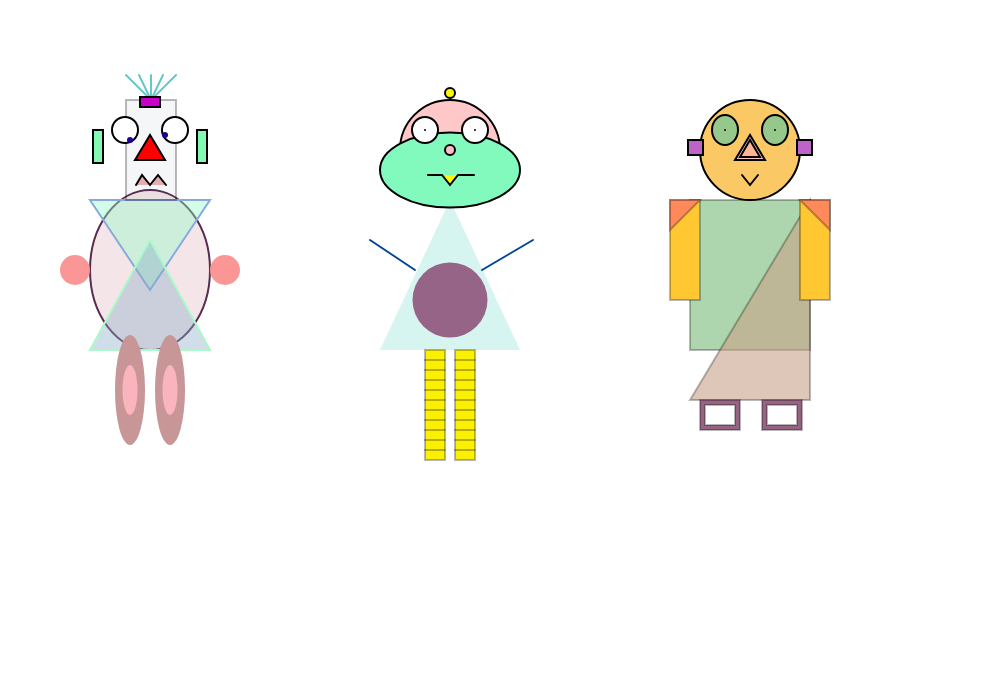
Frame 1 (no input)
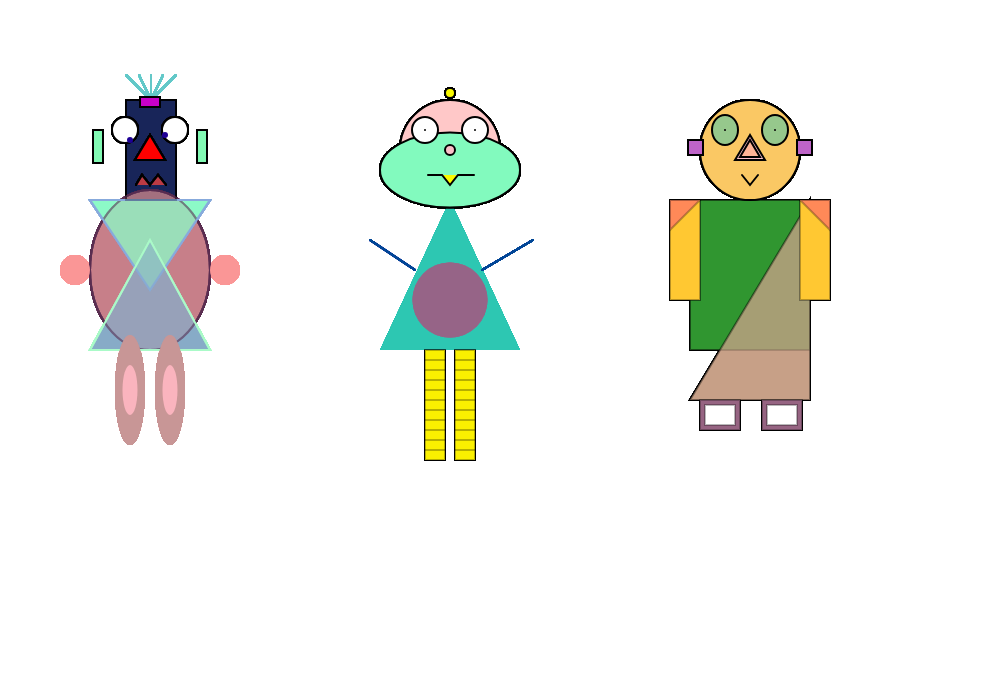
Frame 60 (no input)
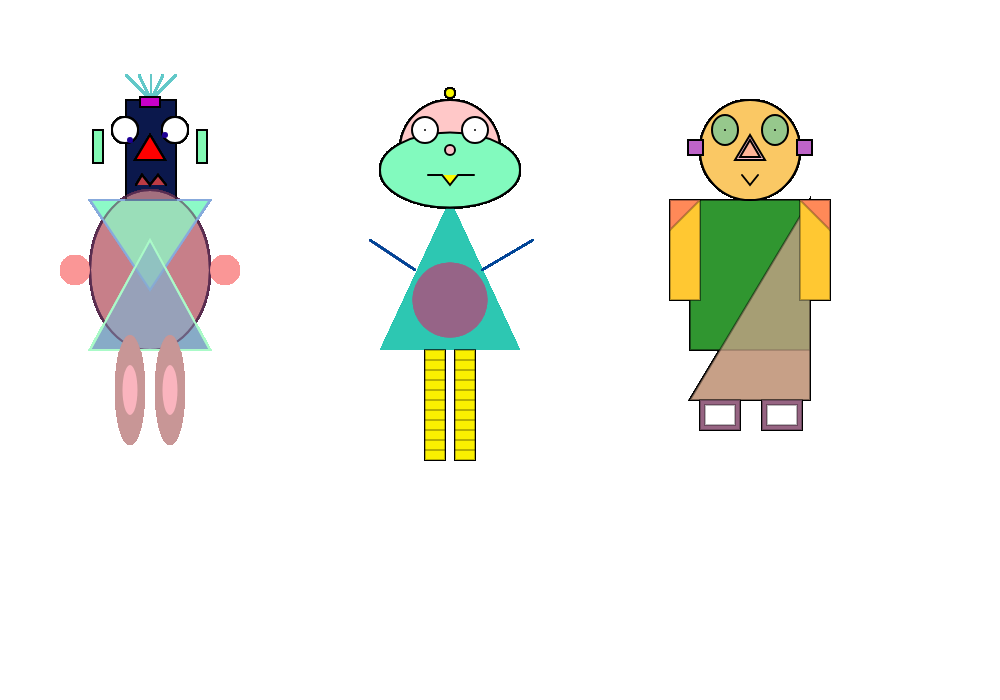
Frame 120 (the mouse pressed at the canvas centre since frame 60)

The p5.js sketch that drew these frames (run headless with seeded random() and noise() and a simulated clock; from frame 60 on, the mouse is pressed at the canvas centre):

// p5.js sketch
// ── sketch.js
function setup()
{
	//create a canvas for the robot
	createCanvas(1000, 700);
}

function draw()
{
	strokeWeight(2);

	//robot body 1 - delete this code and make your own robot body
	fill(200,130,140,50);
    stroke(90,45,80);
	ellipse(150, 270, 120, 160);
    fill(140,250,200,100);
    stroke(135,170,220);
    triangle(90,200,210,200,150,290);
    fill(135,170,200,100);
    stroke(170,250,200);
    triangle(90,350,210,350,150,240);
    noStroke();
    fill(250,150,150);
	ellipse(75, 270, 30, 30);
	ellipse(225, 270, 30, 30);
    noStroke();
    fill(200,150,150);
	ellipse(130, 390, 30, 110);
	ellipse(170, 390, 30, 110);
    fill(250,180,190);
	ellipse(130, 390, 15, 50);
	ellipse(170, 390, 15, 50);

	//robot body 2 - delete this code and make your own robot body
    fill(50,200,180,50);
	triangle(380, 350, 520, 350, 450, 200);
    fill(150,100,135);
    ellipse(450,300,75,75);
	stroke(0,70,150);
    line(415, 270, 370, 240);
	line(482, 270, 533, 240);
    fill(250,240,0);
    stroke(0,70);
	rect(425, 350, 20, 110);
	rect(455, 350, 20, 110);
    line(455,370,475,370);
    line(455,380,475,380);
    line(455,390,475,390);
    line(455,400,475,400);
    line(455,410,475,410);
    line(455,420,475,420);
    line(455,430,475,430);
    line(455,440,475,440);
    line(455,360,475,360);
    line(455,450,475,450);
    line(425,370,445,370);
    line(425,380,445,380);
    line(425,390,445,390);
    line(425,400,445,400);
    line(425,410,445,410);
    line(425,420,445,420);
    line(425,430,445,430);
    line(425,440,445,440);
    line(425,360,445,360);
    line(425,450,445,450);

	//robot body 3 - delete this code and make your own robot body
    fill(50,150,50,100);
	rect(690, 200, 120, 150);
    fill(200,160,134,150);
    triangle(810,200,810,400,690,400);
    fill(255,200,50);
	rect(670, 200, 30, 100);
	rect(800, 200, 30, 100);
    fill(255,120,100,200);
    triangle(670,200,700,200,670,230);
    triangle(830,200,800,200,830,230);
    fill(150,100,130);
	rect(700, 400, 40, 30);
	rect(762, 400, 40, 30);
    fill(255,255,255);
	rect(767, 405, 30, 20);
	rect(705, 405, 30, 20);


	// !!! Draw the robot heads - You shouldn't need to change this code !!!

	//robot head 1
	fill(20,40,75,10);
    rect(126, 100, 50, 100,);
    stroke(100,200,200);
    line(151,100,151,75);
    line(151,100,126,75);
    line(151,100,176,75);
    line(151,100,163,75);
    line(151,100,139,75);
    stroke(0);
    //robot head 2
    fill(256,200,200);
    ellipse(450,150,100,100);
    fill(130,250,190);
	ellipse(450, 170, 140, 75, 10);
    //robot head 3
    fill(250,200,100);
	ellipse(750, 150, 100, 100, 10);

	//ears
	fill(130, 250, 180);

	//robot ears 1
	rect(93, 130, 10, 33);
	rect(197, 130, 10, 33);

	
	//robot ears 3
    fill(190,100,200);
	rect(688, 140, 15, 15);
	rect(797, 140, 15, 15);



	//robots' antennas
	fill(250, 250, 0);
   
    // robot antenna 2
	ellipse(450, 93, 10, 10);
    

    //robots' antennas
	fill(200, 0, 200);
    // robot antenna 1
	rect(140, 97, 20, 10);
    
  


	//robot 1's eyes
	fill(255);
	ellipse(125, 130, 26, 26);
	ellipse(175, 130, 26, 26);
	strokeWeight(6);
    stroke(30,0,150);
    point(130, 140);
	point(165, 135);
	strokeWeight(2);
    stroke(0);
    
	//robot 2's eyes
	ellipse(425, 130, 26, 26);
	point(425, 130);
	ellipse(475, 130, 26, 26);
	point(475, 130);

	//robot 3's eyes
    fill(150,200,140);
	ellipse(725, 130, 26, 30);
	point(725, 130);
	ellipse(775, 130, 26, 30);
	point(775, 130);


	//robots' noses
	fill(255, 0, 0);
    //robot 1 nose
	triangle(150, 135, 135, 160, 165, 160);
    //robot 2 nose
    fill(250,190,200);
	ellipse(450, 150, 10,10);
    //robot 3 nose
	triangle(750, 135, 735, 160, 765, 160);
    fill(255,180,150);
	triangle(750, 140, 740, 157, 760, 157);

	//robot 1 mouth
	fill(200,60,70,100);
	beginShape();
	
	vertex(136, 185);
	vertex(142, 175);
	vertex(150, 185);
	vertex(158, 175);
	vertex(166, 185);
	
	endShape();

	//robot 2 mouth
    fill(250,250,0);
	beginShape();
	vertex(428, 175);
	vertex(442, 175);
	vertex(450, 185);
	vertex(458, 175);
	vertex(474, 175);
	endShape();

	//robot 3 mouth
	noFill();
    beginShape();
	
	vertex(742, 175);
	vertex(750, 185);
	vertex(758, 175);
	
	endShape();
}
